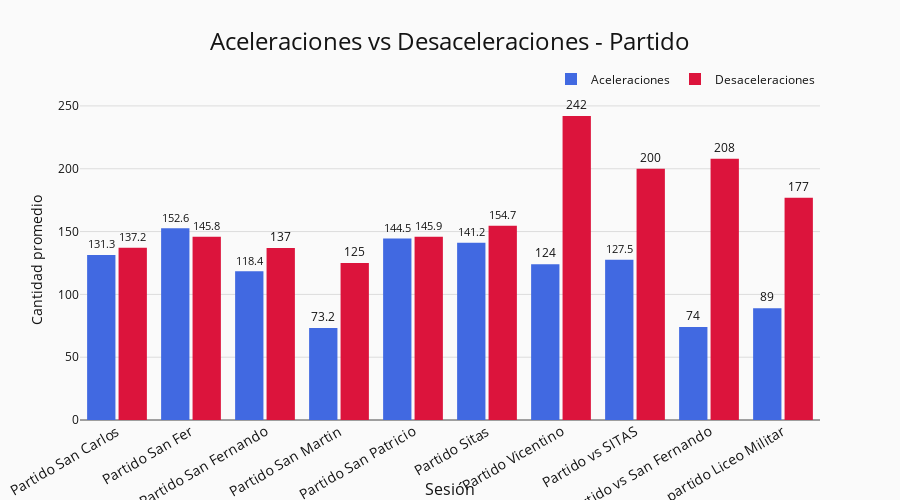

Notebook code cell kept with this figure:
### Code cell
# Filtrar datos por tipo de sesión (por ejemplo, "Partido")
tipo_seleccionado = "Partido"  # Puedes cambiar esto según necesites
sesiones_df = df[df['Session Title'].str.contains(tipo_seleccionado, case=False, na=False)].copy()

# Obtener estadísticas de aceleraciones y desaceleraciones
aceleraciones_stats = obtener_estadisticas_aceleraciones(sesiones_df)

# Crear gráfico
fig = graficar_aceleraciones(aceleraciones_stats, tipo_seleccionado)

# Mostrar el gráfico
fig.show()

### Figure 1 — Plotly figure (JSON) as saved in the notebook; plotly's stock layout.template omitted (floating-point values rounded to 4 significant figures)
{"data": [{"customdata": [30, 5, 16, 4, 15, 6, 1, 2, 1, 1], "hovertemplate": "<b>%{x}</b><br>Aceleraciones: %{y:.1f}<br>Conteo: %{customdata}<extra></extra>", "marker": {"color": "rgb(65, 105, 225)"}, "name": "Aceleraciones", "text": [131.3, 152.6, 118.4, 73.2, 144.5, 141.2, 124.0, 127.5, 74.0, 89.0], "textposition": "outside", "type": "bar", "x": ["Partido San Carlos", "Partido San Fer", "Partido San Fernando", "Partido San Martin", "Partido San Patricio", "Partido Sitas", "Partido Vicentino", "Partido vs SITAS", "Partido vs San Fernando", "partido Liceo Militar"], "y": [131.3, 152.6, 118.4, 73.25, 144.5, 141.2, 124.0, 127.5, 74.0, 89.0]}, {"customdata": [30, 5, 16, 4, 15, 6, 1, 2, 1, 1], "hovertemplate": "<b>%{x}</b><br>Desaceleraciones: %{y:.1f}<br>Conteo: %{customdata}<extra></extra>", "marker": {"color": "rgb(220, 20, 60)"}, "name": "Desaceleraciones", "text": [137.2, 145.8, 137.0, 125.0, 145.9, 154.7, 242.0, 200.0, 208.0, 177.0], "textposition": "outside", "type": "bar", "x": ["Partido San Carlos", "Partido San Fer", "Partido San Fernando", "Partido San Martin", "Partido San Patricio", "Partido Sitas", "Partido Vicentino", "Partido vs SITAS", "Partido vs San Fernando", "partido Liceo Militar"], "y": [137.2, 145.8, 137.0, 125.0, 145.9, 154.7, 242.0, 200.0, 208.0, 177.0]}], "layout": {"bargap": 0.15, "bargroupgap": 0.1, "barmode": "group", "font": {"color": "rgb(20, 20, 20)"}, "height": 500, "legend": {"orientation": "h", "x": 1, "xanchor": "right", "y": 1.02, "yanchor": "bottom"}, "paper_bgcolor": "rgb(250, 250, 250)", "plot_bgcolor": "rgb(250, 250, 250)", "title": {"font": {"size": 24}, "text": "Aceleraciones vs Desaceleraciones - Partido", "x": 0.5, "xanchor": "center"}, "xaxis": {"tickangle": -30, "tickfont": {"size": 14}, "title": {"font": {"size": 16}, "text": "Sesión"}}, "yaxis": {"gridcolor": "rgb(220, 220, 220)", "title": {"text": "Cantidad promedio"}}}}
